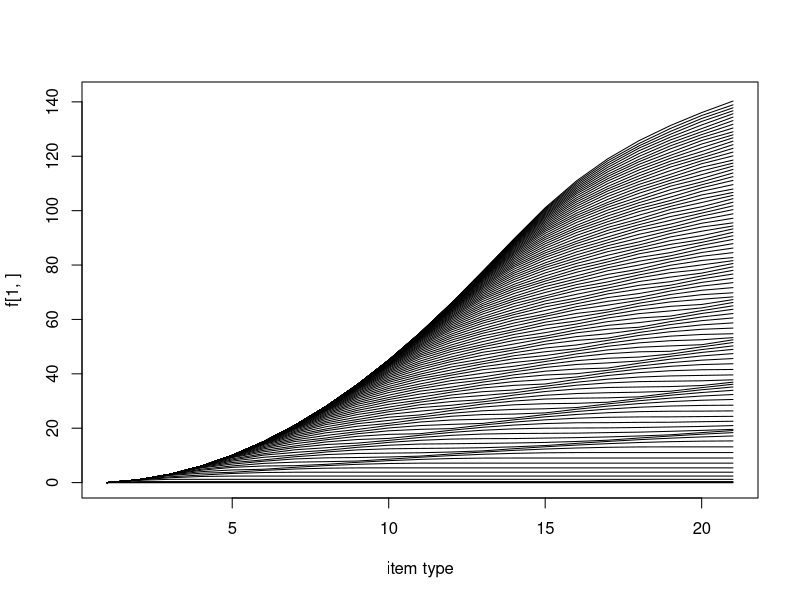
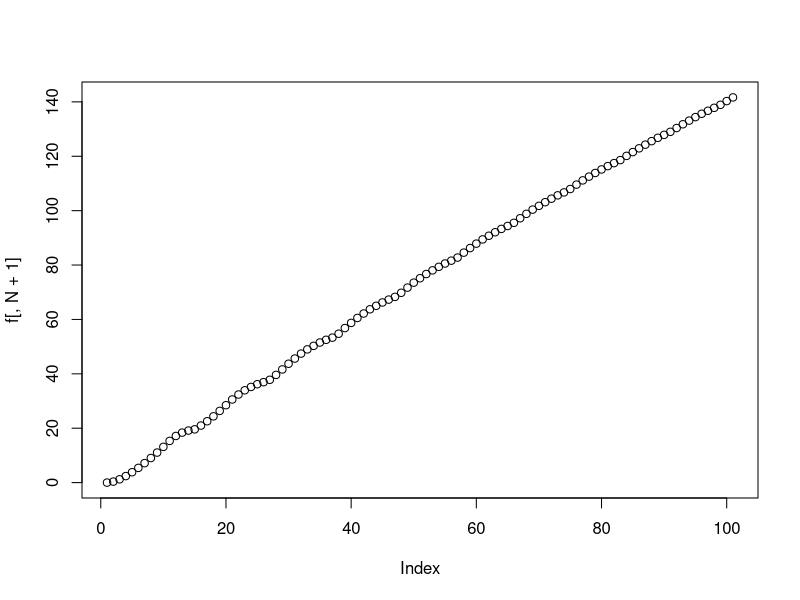

Here is the R script that generated these plots, in order:
# this is a code that resembles the flow chart in Figure 22
# and corresponding problem of allocation of production resources across N production units
# production in each of unit is characterized by the market specifics,
# determined by the competition value a and potential market size, v

# utility function based on competition value, a, and potential market size, v
g <- function(x, v_i, a_i){
  return(v_i*(1   -   ( 1-exp(-a_i/x) )^x)  )
}

# number of production units (production sites) to allocate production budget z across
N <- 20
# competition values
a <- 1:N
# potential markets
v <- 1:N

# maximum z - which is in fact the value of the constraint, x, in the book formula 21.4 page 57 
# and thus a max of the domain for the function to be evaluated
zMax <- 100

# we need the place to store the value function f
f <- matrix(0, zMax + 1, N + 1) # + 1 corresponds to the 0 as the initial index for i
# we need the place to store the optimal x. there are N of them (+ 1 for the x_0th one which corresponds to the fact that 
# have f_0 = 0 being 0 for all z. we need it as when we starts for i = 1, we have to evalute f_(i-1), so 0 in this case)
x <- array(0, dim = c(zMax + 1, N + 1, N + 1)) # Then, importantly, one need to keep in mind, that with each iteration i,
# the previous values of optimal values also change, # so we need to introduce an additional dimension to keep the state of 1 : (N + 1) variables at the state i in (1, N + 1)

for (i in 1:N){
  z <- 0
  print(i)
  
  while (z <= zMax){
    
    auxiliary <- matrix(0, z + 1, 1)
    
    xPotential <- matrix(0, z + 1, i + 1)
    
    for (xi in 0:z){
      print(xi)
      # xi is just potential x[i] value to test for the maximum
      #if ( (z - xi) == 0){
        # in this case we have no more capacity, so we will just not earn more, so we put 0 for the f_(N-1) 
      #  auxiliary[xi + 1, 1] <- g(xi, v[i])
        #x[z, 1:i] <- 0
      #} else {
        auxiliary[xi + 1, 1] <- g(xi, v[i], a[i]) + f[z - xi + 1, i]    
      #}
        xPotential[xi + 1, i + 1] <- xi
        xPotential[xi + 1, 1 : i] <- x[z - xi + 1, 1 : i, i]
    } 
    x[z + 1, 1:(i+1), i + 1] <- xPotential[ min(which(auxiliary == max(auxiliary, na.rm = TRUE) )), 1: (i + 1)]
    f[z + 1, i + 1] <- max(auxiliary, na.rm = TRUE)

    print(z)
    print(auxiliary)
    z <- z + 1   
    
    }  
}

# plot the f function evolution over item type
plot(f[1,], type = 'l', ylim = c(0,max(f)), xlab = 'item type')

for (z in 1:zMax){
  lines(f[z,])
}

# plot optimal function value vs the number of production units to allocate
plot(f[,N+1])


# # plot the f function evolution over item type
# plot(x[1,], type = 'l', ylim = c(0,max(x)), xlab = 'item type')
# 
# for (z in 1:zMax){
#   lines(x[z,])
# }

# the first column of x is artificially corresponding to f_0, which is just 0 for any cargo constraint z,
# so to print the program we take
print(x[zMax,2:(N+1), N+1])
